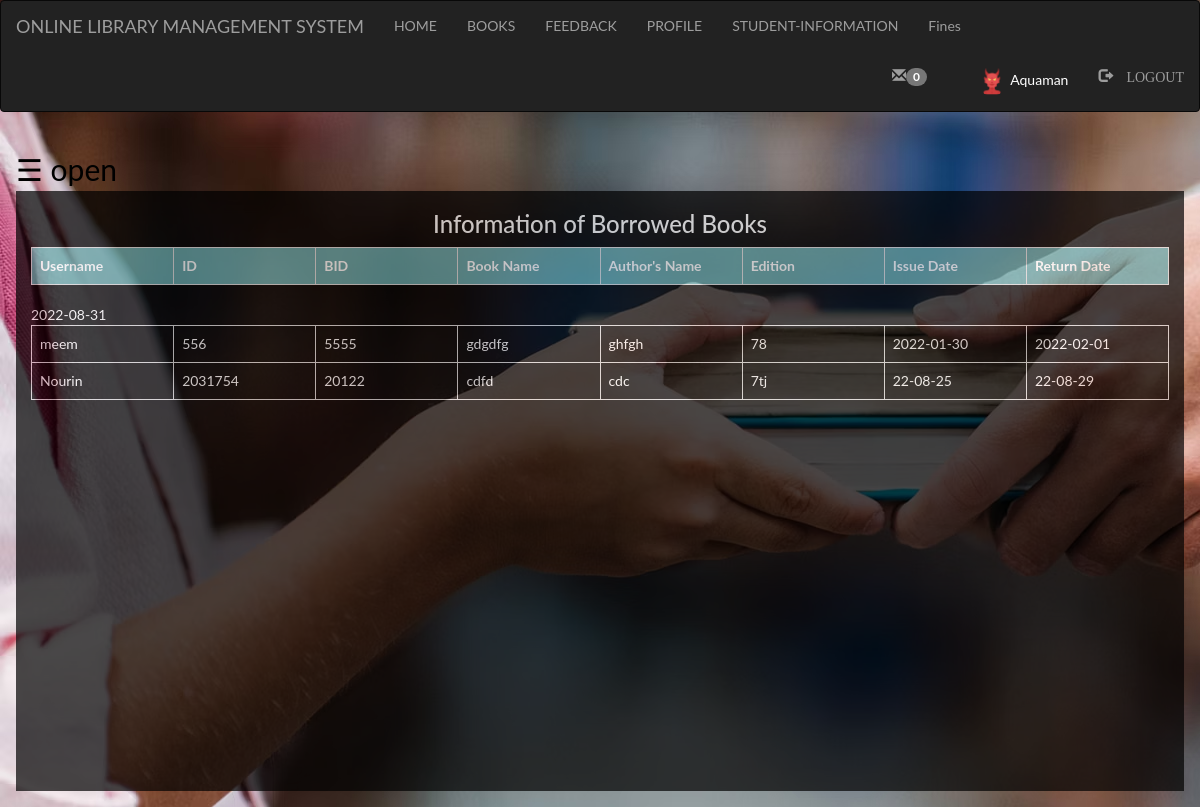
The page /library/admin/issue_info.php (signed in) on the database its author committed.
### tables this page shows
CREATE TABLE `student` (
  `first` varchar(100) NOT NULL,
  `last` varchar(100) NOT NULL,
  `username` varchar(100) NOT NULL,
  `password` varchar(100) NOT NULL,
  `roll` int(100) NOT NULL,
  `email` varchar(100) NOT NULL,
  `contact` int(100) NOT NULL,
  `pic` varchar(100) NOT NULL
);

CREATE TABLE `books` (
  `bid` int(100) NOT NULL,
  `name` varchar(100) NOT NULL,
  `authors` varchar(100) NOT NULL,
  `edition` varchar(100) NOT NULL,
  `status` varchar(100) NOT NULL,
  `quantity` int(100) NOT NULL,
  `department` varchar(100) NOT NULL
);

CREATE TABLE `issue_book` (
  `username` varchar(100) NOT NULL,
  `bid` int(100) NOT NULL,
  `approve` varchar(100) NOT NULL,
  `issue` varchar(100) NOT NULL,
  `return` varchar(100) NOT NULL
);

### library/admin/issue_info.php (the view, shortened to what this page needs)
<?php
  include "connection.php";
  include "navbar.php";
?>
<!DOCTYPE html>
<html lang="en">
<head>
</head>
<body>
	<div id="main">
		<span style="font-size:30px;cursor:pointer; color:black;" onclick="openNav()">&#9776; open</span>
        <div class="container">
            <h3 style="text-align: center;">Information of Borrowed Books</h3>
            <?php
            if(isset($_SESSION['login_user']))
            {
            $sql = "SELECT student.username,roll,books.bid,`name`,authors,`edition`,issue,issue_book.return FROM student inner join `issue_book` ON student.username=issue_book.username inner join `books` ON issue_book.bid=books.bid WHERE issue_book.approve = 'Yes' ORDER BY `issue_book`.`return` ASC";
           $res =  mysqli_query($db,$sql);
           echo "<table class='table table-bordered'>";
			echo "<tr style='background-color: #6db6b9e6;'>";
				echo "<th>"; echo "Username";  echo "</th>";
				echo "<th>"; echo "ID";  echo "</th>";
				echo "<th>"; echo "BID";  echo "</th>";
				echo "<th>"; echo "Book Name";  echo "</th>";
				echo "<th>"; echo "Author's Name";  echo "</th>";
				echo "<th>"; echo "Edition";  echo "</th>";
				echo "<th>"; echo "Issue Date";  echo "</th>";
                echo "<th>"; echo "Return Date";  echo "</th>";
			echo "</tr>";
            echo "</table>";
            echo "<div class='scroll'>";
            echo "<table class='table table-bordered' >";
            while($row=mysqli_fetch_assoc($res))
			{
				echo "<tr>";
				echo "<td>"; echo $row['username']; echo "</td>";
				echo "<td>"; echo $row['roll']; echo "</td>";
				echo "<td>"; echo $row['bid']; echo "</td>";
				echo "<td>"; echo $row['name']; echo "</td>";
				echo "<td>"; echo $row['authors']; echo "</td>";
				echo "<td>"; echo $row['edition']; echo "</td>";
				echo "<td>"; echo $row['issue']; echo "</td>";
                echo "<td>"; echo $row['return']; echo "</td>";
				echo "</tr>";
			}
            echo "</table>";
            echo "</div>";
            }
            else
            {
                ?>
                <h3 style="text-align:center;">Login to see information of Borrowed Books</h3>
                <?php
            }
            ?>
        </div>
    </div>
</body>
</html>

### library/admin/issue_info.php (style rules this page uses)
body { background-image: url("images/2.jpg"); font-family: "Lato", sans-serif; transition: background-color .5s; }
#main { transition: margin-left .5s; padding: 16px; }
.container { height: 600px; width: auto; background-color: black; opacity: 0.7; color: white; }
.scroll { width: 100%; height: 500px; overflow: auto; }
th,td { width: 10%; }

### rows shown on the page
student: username "meem", roll "556", books.bid "5555", books.name "gdgdfg", books.authors "ghfgh", books.edition "78", issue_book.issue "2022-01-30", issue_book.return "2022-02-01"
student: username "Nourin", roll "2031754", books.bid "20122", books.name "cdfd", books.authors "cdc", books.edition "7tj", issue_book.issue "22-08-25", issue_book.return "22-08-29"

### other values the page prints
$c['total'] "0"
$_SESSION['login_user'] "Aquaman"
